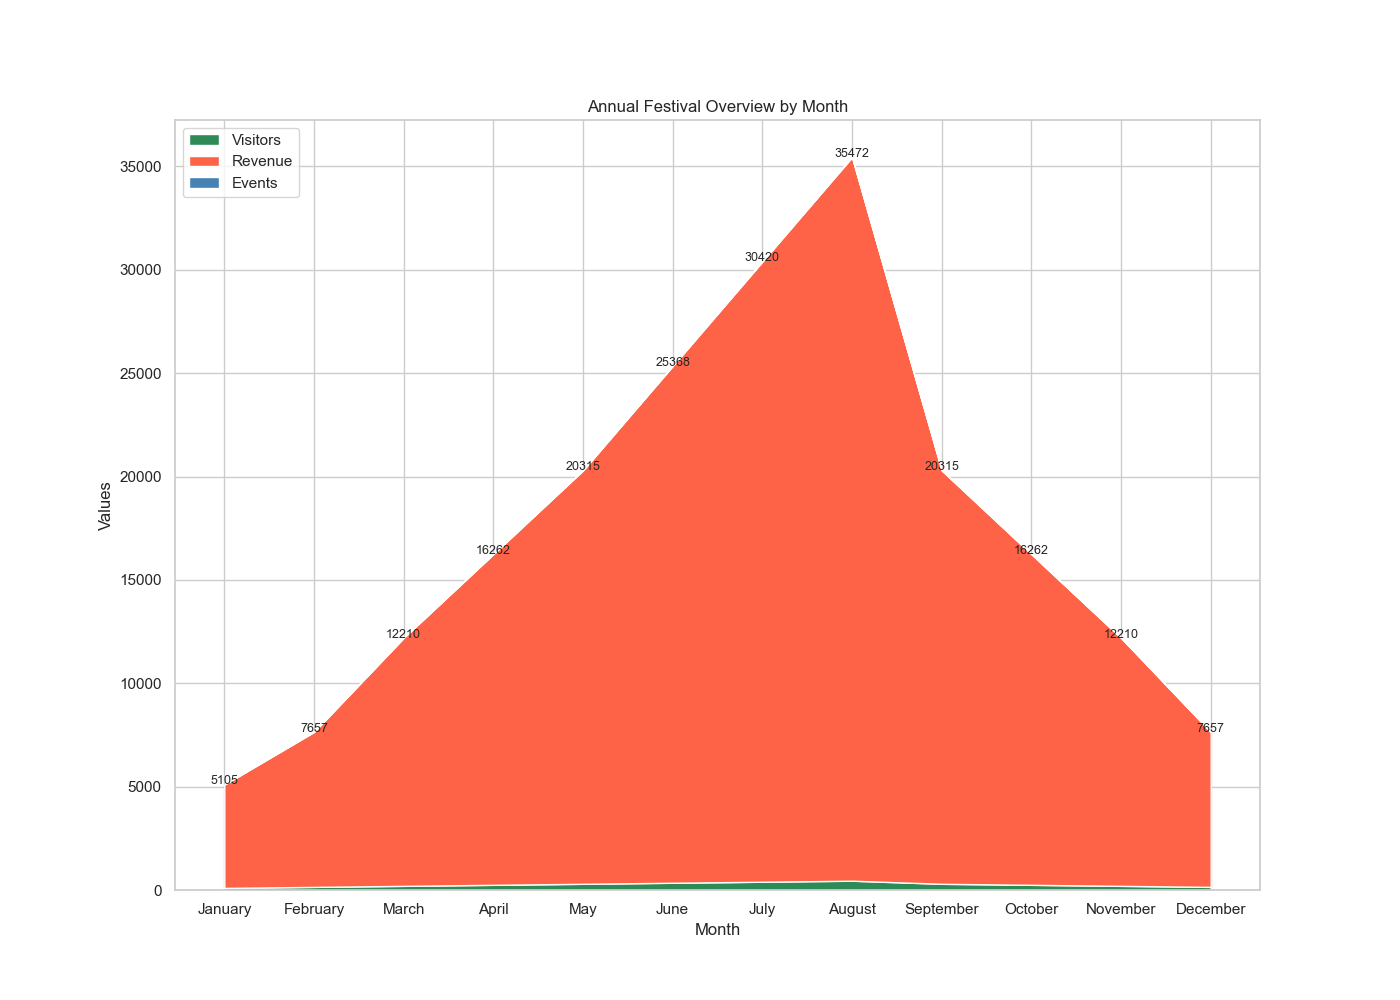

This figure's Python source:

import seaborn as sns
import pandas as pd
import matplotlib.pyplot as plt

# Define the data
data = {
    "Month": ["January", "February", "March", "April", "May", "June", 
              "July", "August", "September", "October", "November", "December"],
    "Visitors": [100, 150, 200, 250, 300, 350, 400, 450, 300, 250, 200, 150],
    "Revenue": [5000, 7500, 12000, 16000, 20000, 25000, 30000, 35000, 20000, 16000, 12000, 7500],
    "Events": [5, 7, 10, 12, 15, 18, 20, 22, 15, 12, 10, 7]
}

# Create a DataFrame
df = pd.DataFrame(data)

# Set the index to 'Month'
df.set_index('Month', inplace=True)

# Plot the data
sns.set(style="whitegrid")
plt.figure(figsize=(14, 10))
plt.stackplot(df.index, df["Visitors"], df["Revenue"], df["Events"], 
              colors=['#2E8B57', '#FF6347', '#4682B4'], 
              labels=['Visitors', 'Revenue', 'Events'])
plt.legend(loc='upper left')
plt.title('Annual Festival Overview by Month')
plt.xlabel('Month')
plt.ylabel('Values')

# Adding Annotations/Labels
for i, row in df.iterrows():
    plt.text(i, row.sum(), str(row.sum()), fontsize=9, horizontalalignment='center')

plt.show()
